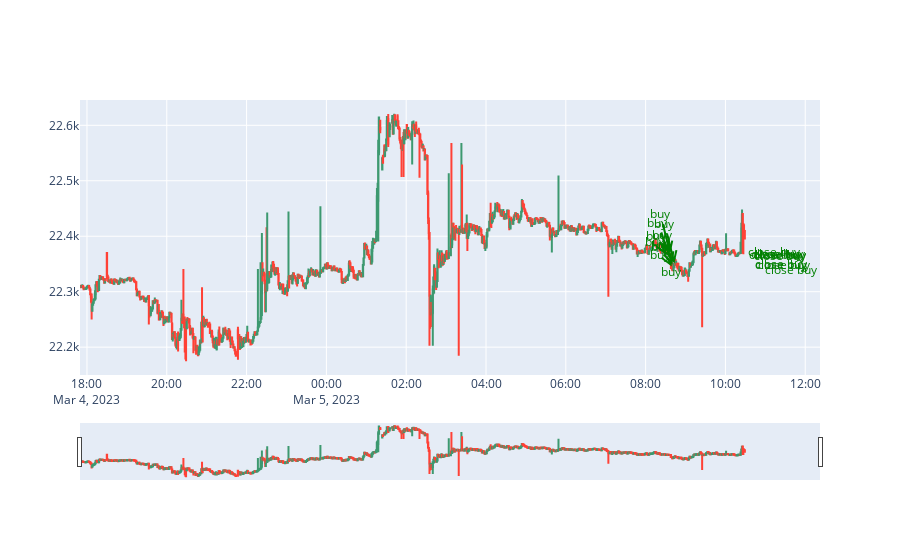

The code cell stored with this chart in its notebook:
### Markdown cell above
## Look at trades on candlestick chart

### Code cell
# Install a conda package in the current Jupyter kernel
#%conda install -c plotly plotly=5.9.0
# Draw candlechart
import plotly as py
from plotly import graph_objects as go
import pandas as pd
import numpy as np
import datetime

df=candles.copy()
#df=clean_candles(df)
fig = go.Figure(data=[ \
                    go.Candlestick(\
                        x=df.index,\
                        open=df['open'],\
                        high=df['high'],\
                        low=df['low'],\
                        close=df['close'])
                     ])

# Customize ay to distribute captions by y so they do not overlap by x
ay,aymax,aystep=0,50,10
#start_time=df.open_time.min()
# Annotate buy, sell on the chart
for i,trade in trades[(~trades.open_time.isna()) & (trades.open_time > df.open_time.min())].iterrows():
    ay=(ay+aystep)%aymax
    color='green' if trade['side']=="BUY" else 'red'

    # Draw open order
    open_text='buy' if trade['side']=="BUY"  else 'sell'
    open_hover=f"{trade['open_time']} {open_text} at {str(trade['open_price'])}"
    fig.add_annotation(x=trade['open_time'], \
                       y=trade['open_price'],\
                       text=open_text,\
                       hovertext=open_hover,\
                       showarrow=True,arrowhead=5,arrowcolor=color,ay=-ay,arrowwidth=2,
                       font={'color':color}
                      )
for i,trade in trades[(~trades.close_time.isna()) & (trades.close_time > df.close_time.min())].iterrows():

    print("close_time:"+str(trade.close_time.value))
    # Draw close order
    #profit = trade["close_price"]-trade["open_price"] if trade["close_price"] else None
    status= f", profit: {round(trade.profit, 10)}" if trade.profit else ""
    close_text='close buy' if trade['side']=="BUY"  else 'close sell'
    close_hover=f"{trade['close_time']} {close_text} at {str(trade['close_price'])}{status}"
    fig.add_annotation(x=trade['close_time'], \
                       y=trade['close_price'],\
                       text=close_text,\
                       hovertext=close_hover,\
                       showarrow=True,arrowhead=5,arrowcolor=color,ay=-ay,arrowwidth=2,
                       font={'color':color}
                      )

fig.show()

### Figure 1 — Plotly figure (JSON) as saved in the notebook; plotly's stock layout.template omitted (floating-point values rounded to 4 significant figures; data arrays with more than 128 entries replaced by an {"elided": "..."} marker saying what was removed)
{"data": [{"close": {"elided": "980 float values"}, "high": {"elided": "980 float values"}, "low": {"elided": "980 float values"}, "open": {"elided": "980 float values"}, "type": "candlestick", "x": {"elided": "980 str values"}}], "layout": {"annotations": [{"arrowcolor": "green", "arrowhead": 5, "arrowwidth": 2, "ay": -10, "font": {"color": "green"}, "hovertext": "2023-03-05 08:29:46.921700 buy at 22372.58", "showarrow": true, "text": "buy", "x": "2023-03-05T08:29:46.921700", "y": 22370.0}, {"arrowcolor": "green", "arrowhead": 5, "arrowwidth": 2, "ay": -20, "font": {"color": "green"}, "hovertext": "2023-03-05 08:31:14.769513 buy at 22366.03", "showarrow": true, "text": "buy", "x": "2023-03-05T08:31:14.769513", "y": 22370.0}, {"arrowcolor": "green", "arrowhead": 5, "arrowwidth": 2, "ay": -30, "font": {"color": "green"}, "hovertext": "2023-03-05 08:33:38.652402 buy at 22370.84", "showarrow": true, "text": "buy", "x": "2023-03-05T08:33:38.652402", "y": 22370.0}, {"arrowcolor": "green", "arrowhead": 5, "arrowwidth": 2, "ay": -40, "font": {"color": "green"}, "hovertext": "2023-03-05 08:37:09.594844 buy at 22368.14", "showarrow": true, "text": "buy", "x": "2023-03-05T08:37:09.594844", "y": 22370.0}, {"arrowcolor": "green", "arrowhead": 5, "arrowwidth": 2, "ay": 0, "font": {"color": "green"}, "hovertext": "2023-03-05 08:37:50.515445 buy at 22367.5", "showarrow": true, "text": "buy", "x": "2023-03-05T08:37:50.515445", "y": 22370.0}, {"arrowcolor": "green", "arrowhead": 5, "arrowwidth": 2, "ay": -10, "font": {"color": "green"}, "hovertext": "2023-03-05 08:38:25.894413 buy at 22365.79", "showarrow": true, "text": "buy", "x": "2023-03-05T08:38:25.894413", "y": 22370.0}, {"arrowcolor": "green", "arrowhead": 5, "arrowwidth": 2, "ay": -20, "font": {"color": "green"}, "hovertext": "2023-03-05 08:39:15.329011 buy at 22345.24", "showarrow": true, "text": "buy", "x": "2023-03-05T08:39:15.329011", "y": 22350.0}, {"arrowcolor": "green", "arrowhead": 5, "arrowwidth": 2, "ay": -30, "font": {"color": "green"}, "hovertext": "2023-03-05 08:40:16.595495 buy at 22348.79", "showarrow": true, "text": "buy", "x": "2023-03-05T08:40:16.595495", "y": 22350.0}, {"arrowcolor": "green", "arrowhead": 5, "arrowwidth": 2, "ay": -40, "font": {"color": "green"}, "hovertext": "2023-03-05 08:43:24.687356 buy at 22351.04", "showarrow": true, "text": "buy", "x": "2023-03-05T08:43:24.687356", "y": 22350.0}, {"arrowcolor": "green", "arrowhead": 5, "arrowwidth": 2, "ay": 0, "font": {"color": "green"}, "hovertext": "2023-03-05 08:54:34.493511 buy at 22337.28", "showarrow": true, "text": "buy", "x": "2023-03-05T08:54:34.493511", "y": 22340.0}, {"arrowcolor": "green", "arrowhead": 5, "arrowwidth": 2, "ay": 0, "font": {"color": "green"}, "hovertext": "2023-03-05 11:28:56.222758 close buy at 22372.43, profit: -869.96", "showarrow": true, "text": "close buy", "x": "2023-03-05T11:28:56.222758", "y": 22370.0}, {"arrowcolor": "green", "arrowhead": 5, "arrowwidth": 2, "ay": 0, "font": {"color": "green"}, "hovertext": "2023-03-05 11:31:04.110326 close buy at 22367.25, profit: -5.33", "showarrow": true, "text": "close buy", "x": "2023-03-05T11:31:04.110326", "y": 22370.0}, {"arrowcolor": "green", "arrowhead": 5, "arrowwidth": 2, "ay": 0, "font": {"color": "green"}, "hovertext": "2023-03-05 11:33:29.058266 close buy at 22369.68, profit: 3.65", "showarrow": true, "text": "close buy", "x": "2023-03-05T11:33:29.058266", "y": 22370.0}, {"arrowcolor": "green", "arrowhead": 5, "arrowwidth": 2, "ay": 0, "font": {"color": "green"}, "hovertext": "2023-03-05 11:36:59.500202 close buy at 22368.25, profit: -2.59", "showarrow": true, "text": "close buy", "x": "2023-03-05T11:36:59.500202", "y": 22370.0}, {"arrowcolor": "green", "arrowhead": 5, "arrowwidth": 2, "ay": 0, "font": {"color": "green"}, "hovertext": "2023-03-05 11:37:40.410161 close buy at 22367.36, profit: -0.78", "showarrow": true, "text": "close buy", "x": "2023-03-05T11:37:40.410161", "y": 22370.0}, {"arrowcolor": "green", "arrowhead": 5, "arrowwidth": 2, "ay": 0, "font": {"color": "green"}, "hovertext": "2023-03-05 11:38:15.368447 close buy at 22366.04, profit: -1.46", "showarrow": true, "text": "close buy", "x": "2023-03-05T11:38:15.368447", "y": 22370.0}, {"arrowcolor": "green", "arrowhead": 5, "arrowwidth": 2, "ay": 0, "font": {"color": "green"}, "hovertext": "2023-03-05 11:39:05.250116 close buy at 22348.43, profit: -17.36", "showarrow": true, "text": "close buy", "x": "2023-03-05T11:39:05.250116", "y": 22350.0}, {"arrowcolor": "green", "arrowhead": 5, "arrowwidth": 2, "ay": 0, "font": {"color": "green"}, "hovertext": "2023-03-05 11:40:05.903918 close buy at 22350.34, profit: 5.1", "showarrow": true, "text": "close buy", "x": "2023-03-05T11:40:05.903918", "y": 22350.0}, {"arrowcolor": "green", "arrowhead": 5, "arrowwidth": 2, "ay": 0, "font": {"color": "green"}, "hovertext": "2023-03-05 11:43:14.337015 close buy at 22349.32, profit: 0.53", "showarrow": true, "text": "close buy", "x": "2023-03-05T11:43:14.337015", "y": 22350.0}, {"arrowcolor": "green", "arrowhead": 5, "arrowwidth": 2, "ay": 0, "font": {"color": "green"}, "hovertext": "2023-03-05 11:54:24.411336 close buy at 22340.66, profit: -10.38", "showarrow": true, "text": "close buy", "x": "2023-03-05T11:54:24.411336", "y": 22340.0}]}}
